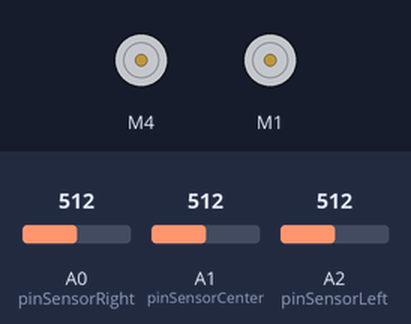
A sketch run on a simulated Arduino Uno, built with avr-gcc and run on an emulated ATmega328P. Parts: 2 × DC motor (green arrow = forward, orange = backward, longer = faster). Inputs (shaded band) come from the test bench; at power-on: A0 (pinSensorRight) = 512, A1 (pinSensorCenter) = 512, A2 (pinSensorLeft) = 512.

Above: at 3.7 s.
3.8 s: A0 (pinSensorRight) set to 689
5.3 s: A0 (pinSensorRight) set to 712
At 6.1 s:
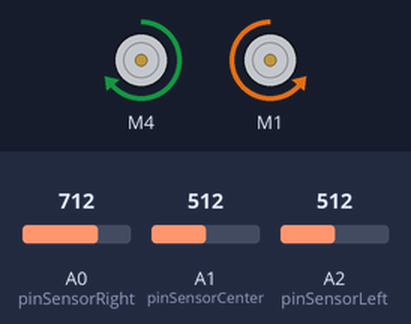
6.8 s: A1 (pinSensorCenter) set to 684
8.3 s: A1 (pinSensorCenter) set to 710
At 9.3 s:
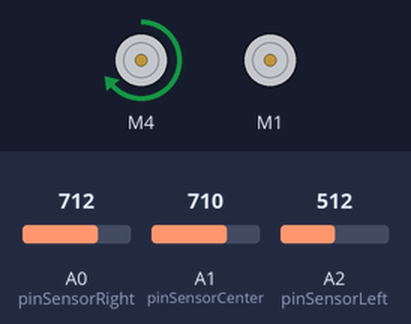
9.8 s: A0 (pinSensorRight) set to 511
At 11.0 s:
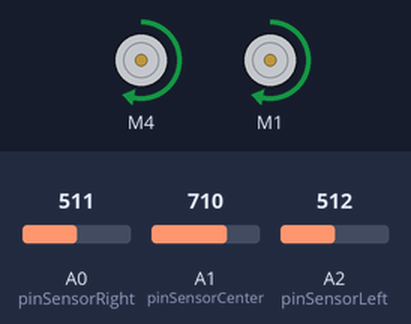
11.3 s: A2 (pinSensorLeft) set to 684
12.8 s: A2 (pinSensorLeft) set to 715
At 14.1 s:
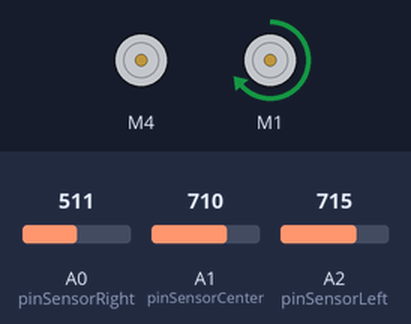
Timing chart, 0 to 15.3 s (numbered marks = the images above; inputs shaded):
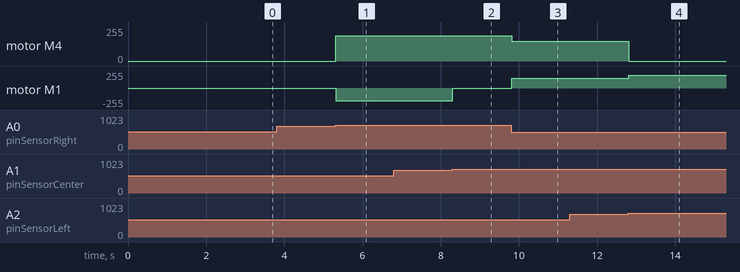

Measured:
- the behaviour switches between 699 and 700 on A0 (pinSensorRight) (found by bisection; images 0 and 1)
- the behaviour switches between 699 and 700 on A1 (pinSensorCenter) (found by bisection; images 1 and 2)
- the behaviour switches between 700 and 701 on A2 (pinSensorLeft) (found by bisection; images 3 and 4)
- after the input at 3.8 s, every drawn part: stays the same
- after the input at 5.3 s, motor M4: stopped → forward 190/255 at once; motor M1: stopped → backward 190/255 at once
- after the input at 6.8 s, every drawn part: stays the same
- after the input at 8.3 s, motor M1: backward 190/255 → stopped at once
- after the input at 9.8 s, motor M4: forward 190/255 → forward 150/255 at once; motor M1: stopped → forward 150/255 at once
- after the input at 11.3 s, every drawn part: stays the same
- after the input at 12.8 s, motor M4: forward 150/255 → stopped at once; motor M1: forward 150/255 → forward 190/255 at once

The sketch:

SeguirLinhaV2.ino
```cpp
//Programa: Robo seguidor de linha, três sensores optico reflexivos TCRT5000, motor shield LM293D.
//Autor: grupo TeleRobo2077
//Data: 18/11/2018 12:16
//Versão: 2

#include <AFMotor.h>

AF_DCMotor motor_left(4);
AF_DCMotor motor_right(1);

#define pinSensorLeft 2
#define pinSensorCenter 1
#define pinSensorRight 0

#define linhaEsq 700
#define linhaCent 700
#define linhaDir 700

int leftSpeed = 0, rightSpeed = 0;
int speedFrenteEsq = 150, speedFrenteDir = 150;

int speedCurvaEsq1 = 190, speedCurvaDir1 = 190;
int speedCurvaEsq2 = 190, speedCurvaDir2 = 190;

void setup() {
  delay(2500);

}

void loop() {
  //Faz a leitura dos sensores
  int valSensorEsq = analogRead(pinSensorLeft);
  delay(1);
  int valSensorCent = analogRead(pinSensorCenter);
  delay(1);
  int valSensorDir = analogRead(pinSensorRight);
  delay(1);

  //Segue reto
  if(valSensorEsq<=linhaEsq && valSensorCent>=linhaCent && valSensorDir<=linhaDir){
    leftSpeed = speedFrenteEsq;
    rightSpeed = speedFrenteDir;
  }

  // Vira esquerda, nivel 1
  else if(valSensorEsq<=linhaEsq && valSensorCent>=linhaCent && valSensorDir>=linhaDir){
    leftSpeed = speedCurvaEsq1;
    rightSpeed = 0;
  }
  // vira esquerda, nivel 2
  else if(valSensorEsq<=linhaEsq && valSensorCent<=linhaCent && valSensorDir>=linhaDir){
    leftSpeed = speedCurvaEsq2;
    rightSpeed = -speedCurvaDir2;
  }

  // Vira para direita, nivel 1
  else if(valSensorEsq>=linhaEsq && valSensorCent>=linhaCent && valSensorDir<=linhaDir){
    leftSpeed = 0;
    rightSpeed = speedCurvaDir1;
  }
  // vira para direita, nivel 2
  else if(valSensorEsq>=linhaEsq && valSensorCent<=linhaCent && valSensorDir<=linhaDir){
    leftSpeed = -speedCurvaEsq2;
    rightSpeed = speedCurvaDir2;
  }

  //Verifica se o sentido de giro do motor esquerdo eh pra frente ou pra trás
  if(leftSpeed >= 0){
    motor_left.setSpeed(leftSpeed); // define a vel do motor
    motor_left.run(FORWARD);        // define o sentido de giro para frente.
  } else {
    motor_left.setSpeed(-leftSpeed); // passa o valor leftSpeed pra positvo, e define a vel do motor
    motor_left.run(BACKWARD);        // define o sentido de giro para tras
  }

  //Verifica se o sentido de giro do motor direito eh pra frente ou pra tras
  if(rightSpeed >= 0){
    motor_right.setSpeed(rightSpeed); // define a vel do motor
    motor_right.run(FORWARD);         // define o sentido de giro para frente.
  } else {
    motor_right.setSpeed(-rightSpeed); // passa o valor rightSpeed pra positvo, e define a vel do motor
    motor_right.run(BACKWARD);         // define o sentido de giro para tras
  }

  delay(15);

}
```
